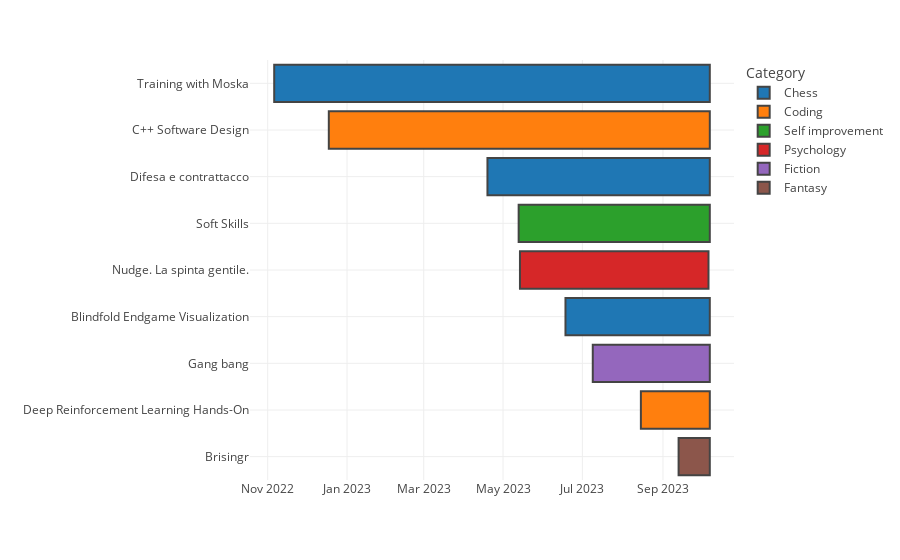

Notebook cell for this chart:
### Code cell
# Copia il DataFrame originale per evitare modifiche indesiderate
df_copy = df.copy()

# Sostituisci le date End mancanti con la data di oggi
today = datetime.today().date()
df_copy['End'].fillna(today, inplace=True)

# Crea il Gantt chart con Plotly Express
fig = px.timeline(df_copy[df_copy['Start'].notna()], x_start='Start', x_end='End', y='Title', color='Category', hover_data=['Authors', 'Type', 'Sub-Category', 'Language', 'Status'])

fig.update_yaxes(categoryorder="total ascending")

fig.update_layout(
    xaxis_title="",
    yaxis_title="",
    title="",
    showlegend=True,
    margin=dict(l=250)
)

fig.update_traces(marker=dict(line=dict(width=2)))  # Modifica la larghezza delle barre

fig.show()

### Figure 1 — Plotly figure (JSON) as saved in the notebook; plotly's stock layout.template omitted (floating-point values rounded to 4 significant figures)
{"data": [{"alignmentgroup": "True", "base": ["2022-11-06T00:00:00", "2023-04-19T00:00:00", "2023-06-18T00:00:00"], "customdata": [["Moskalenko,Viktor", "ebook", "Training", "en", "Reading"], ["Flórián,Tibor", "paper", "Training", "it", "Reading"], ["Justesen,Martin", "ebook", "Endgames", "en", "Reading"]], "hovertemplate": "Category=Chess<br>Start=%{base}<br>End=%{x}<br>Title=%{y}<br>Authors=%{customdata[0]}<br>Type=%{customdata[1]}<br>Sub-Category=%{customdata[2]}<br>Language=%{customdata[3]}<br>Status=%{customdata[4]}<extra></extra>", "legendgroup": "Chess", "marker": {"color": "#1F77B4", "line": {"width": 2}, "pattern": {"shape": ""}}, "name": "Chess", "offsetgroup": "Chess", "orientation": "h", "showlegend": true, "textposition": "auto", "type": "bar", "x": [28944000000, 14774400000, 9590400000], "xaxis": "x", "y": ["Training with Moska", "Difesa e contrattacco", "Blindfold Endgame Visualization"], "yaxis": "y"}, {"alignmentgroup": "True", "base": ["2022-12-18T00:00:00", "2023-08-15T00:00:00"], "customdata": [["Iglberger,Klaus", "paper", "C++", "en", "Reading"], ["Lapan,Maxim", "ebook", "Machine learning", "en", "Reading"]], "hovertemplate": "Category=Coding<br>Start=%{base}<br>End=%{x}<br>Title=%{y}<br>Authors=%{customdata[0]}<br>Type=%{customdata[1]}<br>Sub-Category=%{customdata[2]}<br>Language=%{customdata[3]}<br>Status=%{customdata[4]}<extra></extra>", "legendgroup": "Coding", "marker": {"color": "#FF7F0E", "line": {"width": 2}, "pattern": {"shape": ""}}, "name": "Coding", "offsetgroup": "Coding", "orientation": "h", "showlegend": true, "textposition": "auto", "type": "bar", "x": [25315200000, 4579200000], "xaxis": "x", "y": ["C++ Software Design", "Deep Reinforcement Learning Hands-On"], "yaxis": "y"}, {"alignmentgroup": "True", "base": ["2023-05-13T00:00:00"], "customdata": [["Sonmez,John", "ebook", "Coding", "en", "Reading"]], "hovertemplate": "Category=Self improvement<br>Start=%{base}<br>End=%{x}<br>Title=%{y}<br>Authors=%{customdata[0]}<br>Type=%{customdata[1]}<br>Sub-Category=%{customdata[2]}<br>Language=%{customdata[3]}<br>Status=%{customdata[4]}<extra></extra>", "legendgroup": "Self improvement", "marker": {"color": "#2CA02C", "line": {"width": 2}, "pattern": {"shape": ""}}, "name": "Self improvement", "offsetgroup": "Self improvement", "orientation": "h", "showlegend": true, "textposition": "auto", "type": "bar", "x": [12700800000], "xaxis": "x", "y": ["Soft Skills"], "yaxis": "y"}, {"alignmentgroup": "True", "base": ["2023-05-14T00:00:00"], "customdata": [["Sunstein,Cass R.;Thaler,Richard H.", "ebook", "Classic", "it", "Read"]], "hovertemplate": "Category=Psychology<br>Start=%{base}<br>End=%{x}<br>Title=%{y}<br>Authors=%{customdata[0]}<br>Type=%{customdata[1]}<br>Sub-Category=%{customdata[2]}<br>Language=%{customdata[3]}<br>Status=%{customdata[4]}<extra></extra>", "legendgroup": "Psychology", "marker": {"color": "#D62728", "line": {"width": 2}, "pattern": {"shape": ""}}, "name": "Psychology", "offsetgroup": "Psychology", "orientation": "h", "showlegend": true, "textposition": "auto", "type": "bar", "x": [12528000000], "xaxis": "x", "y": ["Nudge. La spinta gentile."], "yaxis": "y"}, {"alignmentgroup": "True", "base": ["2023-07-09T00:00:00"], "customdata": [["Palahniuk,Chuck", "ebook", "Miscellanea", "it", "Reading"]], "hovertemplate": "Category=Fiction<br>Start=%{base}<br>End=%{x}<br>Title=%{y}<br>Authors=%{customdata[0]}<br>Type=%{customdata[1]}<br>Sub-Category=%{customdata[2]}<br>Language=%{customdata[3]}<br>Status=%{customdata[4]}<extra></extra>", "legendgroup": "Fiction", "marker": {"color": "#9467BD", "line": {"width": 2}, "pattern": {"shape": ""}}, "name": "Fiction", "offsetgroup": "Fiction", "orientation": "h", "showlegend": true, "textposition": "auto", "type": "bar", "x": [7776000000], "xaxis": "x", "y": ["Gang bang"], "yaxis": "y"}, {"alignmentgroup": "True", "base": ["2023-09-13T00:00:00"], "customdata": [["Paolini,Christopher", "audiobook", "Miscellanea", "en", "Reading"]], "hovertemplate": "Category=Fantasy<br>Start=%{base}<br>End=%{x}<br>Title=%{y}<br>Authors=%{customdata[0]}<br>Type=%{customdata[1]}<br>Sub-Category=%{customdata[2]}<br>Language=%{customdata[3]}<br>Status=%{customdata[4]}<extra></extra>", "legendgroup": "Fantasy", "marker": {"color": "#8C564B", "line": {"width": 2}, "pattern": {"shape": ""}}, "name": "Fantasy", "offsetgroup": "Fantasy", "orientation": "h", "showlegend": true, "textposition": "auto", "type": "bar", "x": [2073600000], "xaxis": "x", "y": ["Brisingr"], "yaxis": "y"}], "layout": {"barmode": "overlay", "legend": {"title": {"text": "Category"}, "tracegroupgap": 0}, "margin": {"l": 250, "t": 60}, "showlegend": true, "title": {"text": ""}, "xaxis": {"anchor": "y", "domain": [0, 1], "title": {"text": ""}, "type": "date"}, "yaxis": {"anchor": "x", "categoryorder": "total ascending", "domain": [0, 1], "title": {"text": ""}}}}
